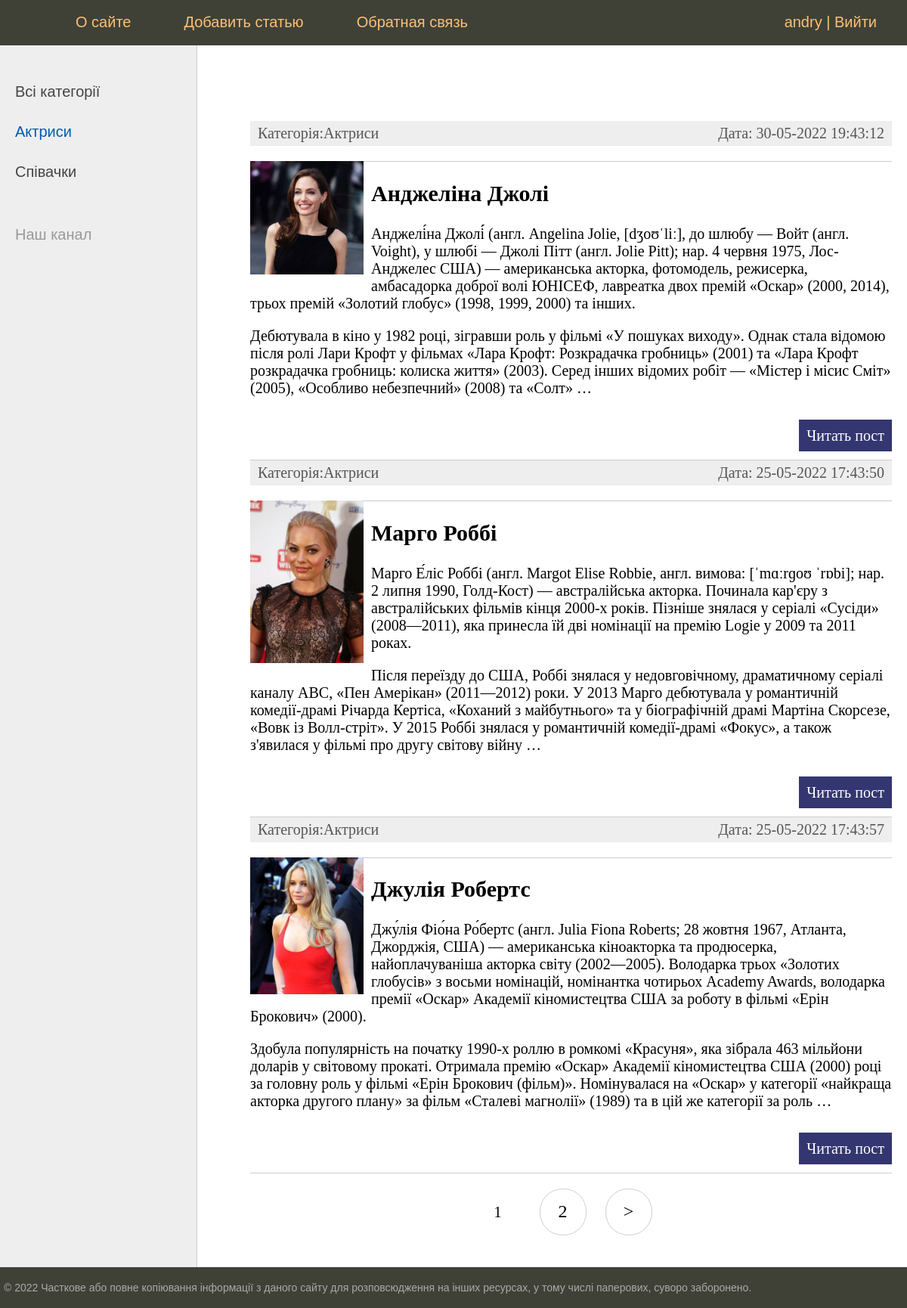
Screenshot of /category/aktrycy/ (signed in) with the database file from the repository.
### women/models.py (models this page shows, shortened)
class Category(models.Model):
     name = models.CharField(max_length=100, db_index=True, verbose_name = 'Категорія')
     slug = models.SlugField(max_length=255, unique=True, db_index=True, verbose_name='URL', null=True)
     def __str__(self):
         return self.name
     def get_absolute_url(self):
         return reverse('category', kwargs={'cat_slug': self.slug})
     class Meta:
        verbose_name = 'Категорія'
        verbose_name_plural = 'Категорії'
        ordering = ['id']

class Women(models.Model):
    title = models.CharField(max_length=100, verbose_name='Заговолок')
    slug = models.SlugField(max_length=255, unique=True, db_index=True, verbose_name="URL")
    content = models.TextField(blank=True, verbose_name='Зміст')
    photo = models.ImageField(upload_to='photos/%Y/%m/%d/')
    time_create = models.DateTimeField(auto_now_add=True)
    time_update = models.DateTimeField(auto_now=True)
    is_published = models.BooleanField(default=True, verbose_name='Опубліковано')
    cat = models.ForeignKey('Category', on_delete=models.PROTECT, null=True, verbose_name='Категорія')
    def get_absolute_url(self):
        return reverse('post', kwargs={'post_slug': self.slug})
    class Meta:
        verbose_name = 'Відомі жінки'
        verbose_name_plural = 'Відомі жінки'
        ordering = ['time_create', 'title']

### women/views.py (the view)
# urls.py: path('category/<slug:cat_slug>/', WomenCategory.as_view(), name='category')
class WomenCategory(DataMixin, ListView):
    paginate_by = 3
    model = Women
    template_name = 'women/index.html'
    context_object_name = 'posts'
    allow_empty = False
    def get_queryset(self):
        return Women.objects.filter(cat__slug=self.kwargs['cat_slug'], is_published=True).select_related('cat')
    def get_context_data(self, *, object_list=None, **kwargs):
        context = super().get_context_data(**kwargs)
        c = Category.objects.get(slug=self.kwargs['cat_slug'])
        c_def = self.get_user_context(title='Категория - ' + str(c.name),
                                      cat_selected=c.pk)
        return dict(list(context.items()) + list(c_def.items()))

### women/utils.py (called while the page is built)
    def get_user_context(self, **kwargs):
        context = kwargs
        cats = cache.get('cats')
        if not cats:
            cats = Category.objects.annotate(Count('women'))
            cache.set('cats', cats, 60)
        user_menu = menu.copy()
        if not self.request.user.is_authenticated:
            user_menu.pop(1)
        context['menu'] = user_menu
        context['cats'] = cats
        if 'cat_selected' not in context:
            context['cat_selected'] = 0
        return context

### women/templates/women/index.html (shortened to what this page needs)
{% extends 'women/base.html' %}
{% block content %}
<ul class="list-articles">
	{% for p in posts %}
    <li><div class="article-panel">
        <p class="first">Категорія:{{ p.cat }}</p>
        <p class="last">Дата: {{ p.time_update|date:"d-m-Y H:i:s" }}</p>
    </div>
    {% if p.photo %}
        <p><img class="img-article-left thumb" src="{{ p.photo.url }}"></p>
    {% endif %}
			<li><h2>{{p.title}}</h2>
	{% autoescape on %}
	{{ p.content|linebreaks|truncatewords:100 }}
	{% endautoescape %}
			<p class="link-read-post"><a href="{{ p.get_absolute_url }}">Читать пост</a></p>
			</li>
	{% endfor %}
</ul>
{% endblock %}

### women/templates/women/base.html (shortened to what this page needs)
{% load static %}
{% load women_tags %}
<!DOCTYPE html>
<html>
<head>
	<link type="text/css" href="{% static 'women/css/styles.css' %}" rel="stylesheet" />
</head>
<body>
<table class="table-page" border=0 cellpadding="0" cellspacing="0">
<tr><td valign=top>
		<div class="header">
			<ul id="mainmenu" class="mainmenu">
			<li class="logo"><a href="{% url 'home' %}"><div class="logo"></div></a></li>
{% for m in menu %}
			<li><a href="{% url m.url_name %}">{{m.title}}</a></li>
{% endfor %}
            {% if request.user.is_authenticated %}
            <li class="last">{{ user.username }} | <a href="{% url 'logout'  %}">Вийти</a></li>
            {% else %}
				<li class="last"><a href="{% url 'register' %}">Регистрація</a> | <a href="{% url 'login' %}">Увійти</a></li>
            {% endif     %}
			</ul>
		</div>
<table class="table-content" border=0 cellpadding="0" cellspacing="0">
<tr>
{% load cache %}
	<td valign="top" class="left-chapters">
	<ul id="leftchapters">
    {% cache 60 sidebar %}
    {% if cat_selected == 0 %}
		<li class="selected">Всі категорії</li>
    {% else %}
        <li><a href="{% url 'home' %}">Всі категорії</a><li>
    {% endif %}
    {% for c in cats %}
        {% if c.women__count > 0 %}
    {% if c.pk == cat_selected %}
    <li class="selected">{{ c.name }}</li>
    {% else %}
       <li><a href="{{c.get_absolute_url}}">{{c.name}}</a></li>
        {% endif %}
        {% endif %}
    {% endfor %}
    {% endcache %}
    <li class="share">
		<p>Наш канал</p>
		<a class="share-yt" href="https://www.youtube.com/channel/UClJzWfGWuGJL2t-3dYKcHTA/playlists" target="_blank" rel="nofollow"></a>
		</li>
	</ul>
</td>
<td valign="top" class="content">
	<div class="content-text">
{% block content %}
{% endblock %}
    {% if page_obj.has_other_pages %}
<nav class="list-pages">
    <ul>
        {% for p in paginator.page_range %}
		{% if page_obj.number == p %}
        <li class="page-num page-num-selected">{{ p }}</li>
		{% elif p >= page_obj.number|add:-2 and p <= page_obj.number|add:2  %}
        <li class="page-num">
            <a href="?page={{ p }}">{{ p }}</a>
        </li>
		{% endif %}
        {% endfor %}
{% if page_obj.has_next %}
<li class="page-num">
	<a href="?page={{ page_obj.next_page_number }}">&gt;</a>
</li>
{% endif %}
    </ul>
</nav>
{% endif %}
	</div>
</td></tr></table>
</td></tr>
<tr><td valign=top>
	<div id="footer">
		<p>&copy; 2022 Часткове або повне копіювання інформації з даного сайту для розповсюдження на інших ресурсах, у тому числі паперових, суворо заборонено.</p>
	</div>
</td></tr></table>
</body>
</html>

### women/static/women/css/styles.css (style rules this page uses)
html, body { font-family: 'Arial'; margin: 0; padding: 0; height: 100%; width: 100%; color: #444; }
a { color: #0059b2; text-decoration: none; }
img { max-width: 600px; height: auto; }
img.img-article-left { max-width: 300px; height: auto; float: left; padding: 0 10px 10px 0; }
img.img-article-left.thumb { max-width: 150px; height: auto; }
p.link-read-post { text-align: right; }
p.link-read-post a { padding: 10px; min-width: 100px; background: #333671; color: #fff; text-decoration: none; }
div.article-panel { background: #eee; padding: 5px 10px 5px 10px; box-sizing border-box; overflow: hidden; color: #555; }
div.article-panel p.first { margin: 0; float: left; }
div.article-panel p.last { margin: 0; float: right; }
ul.list-articles { list-style: none; margin: 0; padding: 0; }
ul.list-articles li { border-bottom: 1px solid #ccc; }
.table-page { width: 100%; height: 100%; vertical-align: top; }
.table-page tr { height: 100%; }
.header { background: #3F4137; height: 60px; }
.logo { background: url('../images/logo.png') no-repeat 10px 5px; width: 70px; height: 60px; }
ul.mainmenu { list-style: none; margin: 0; padding: 0; height: 60px; color: #fdc073; font-size: 20px; overflow: hidden; }
ul.mainmenu li { float: left; margin: 18px 40px 0 30px; }
ul.mainmenu li.logo { margin: 0; }
ul.mainmenu li.last { float: right; }
ul.mainmenu li a { color: #fdc073; text-decoration: none; }
.table-content { width: 100%; min-height: 100%; height: 100%; }
.left-chapters { margin: 0; background: #eee; border-right: 1px solid #ccc; min-height: 100%; }
.left-chapters ul { width: 230px; min-height: 100%; margin: 0; padding: 20px 10px 10px 20px; list-style: none; font-size: 20px; }
.left-chapters ul li { margin: 30px 0 0 0; color: #999; }
.left-chapters ul li.selected { color: #0059b2; }
.left-chapters ul li a { color: #444; text-decoration: none; }
.left-chapters ul li.share { margin: 60px 0 0 0; }
.left-chapters ul li.share p { margin: 30px 0 30px 0; }
.left-chapters ul li.share a { display: inline-block; width: 40px; height: 40px; margin: 0 20px 0 0; }
.left-chapters ul li.share a.share-yt { width: 100%; height: 30px; background: url('../images/share_yt.png') no-repeat 0 0 }
.content { padding: 40px 20px 20px 40px; width: 100%; box-sizing: border-box; }
.content-text { margin: 60px 0 0 30px; color: #000; font-size: 20px; font-family: Yandex Sans Display Light; }
#footer { box-sizing: border-box; background: #3F4137; padding: 5px; color: #aaa; font-size: 14px; font-family: Verdana, Geneva, Arial, Helvetica; text-align: left; overflow: hidden; }
.list-pages { text-align: center; margin: 0 0 20px 0; }
.list-pages ul { margin: 20px 0 0 0; padding: 0; list-style: none; }
.list-pages ul li { display: inline-block; margin: 0 20px 0 0; }
.list-pages a { color: #000; font-size: 24px; text-decoration: none; }
.list-pages .page-num, .page-num-selected { display: inline-block; width: 60px; height: 44px; padding: 16px 0 0 0; border: 1px solid #d0d0d0; border-radius: 30px; }
.list-pages .page-num-selected { border: none; color: #000; font-size: 20px; }

### rows the page displays
Category: name "Актриси"
Category: name "Співачки"
Women: cat "Актриси", time_update "30-05-2022 19:43:12", photo (picture), title "Анджеліна Джолі", content "Анджелі́на Джолі́́ (англ. Angelina Jolie, [dʒoʊˈliː], до шлюбу — Войт (англ. Voight), у шлюбі — Джолі Пітт (англ. Jolie Pitt); нар. 4 червня 1975, Лос-Анджелес США) — американська акторка, фотомодель, режисерка, амбасадорка доброї волі ЮНІСЕФ, лавреатка двох премій «Оскар» (2000, 2014), трьох премій «Золотий глобус» (1998, 1999, 2000) та інших. Дебютувала в кіно у 1982 році, зігравши роль у фільмі «У пошуках виходу». Однак стала відомою після ролі Лари Крофт у фільмах «Лара Крофт: Розкрадачка гробниць» (2001) та «Лара Крофт розкрадачка гробниць: колиска життя» (2003). Серед інших відомих робіт — «Містер і місис Сміт» (2005), «Особливо небезпечний» (2008) та «Солт» …"
Women: cat "Актриси", time_update "25-05-2022 17:43:50", photo (picture), title "Марго Роббі", content "Марго Е́ліс Роббі (англ. Margot Elise Robbie, англ. вимова: [ˈmɑːrɡoʊ ˈrɒbi]; нар. 2 липня 1990, Голд-Кост) — австралійська акторка. Починала кар'єру з австралійських фільмів кінця 2000-х років. Пізніше знялася у серіалі «Сусіди» (2008—2011), яка принесла їй дві номінації на премію Logie у 2009 та 2011 роках. Після переїзду до США, Роббі знялася у недовговічному, драматичному серіалі каналу ABC, «Пен Амерікан» (2011—2012) роки. У 2013 Марго дебютувала у романтичній комедії-драмі Річарда Кертіса, «Коханий з майбутнього» та у біографічній драмі Мартіна Скорсезе, «Вовк із Волл-стріт». У 2015 Роббі знялася у романтичній комедії-драмі «Фокус», а також з'явилася у фільмі про другу світову війну …"
Women: cat "Актриси", time_update "25-05-2022 17:43:57", photo (picture), title "Джулія Робертс", content "Джу́лія Фіо́на Ро́бертс (англ. Julia Fiona Roberts; 28 жовтня 1967, Атланта, Джорджія, США) — американська кіноакторка та продюсерка, найоплачуваніша акторка світу (2002—2005). Володарка трьох «Золотих глобусів» з восьми номінацій, номінантка чотирьох Academy Awards, володарка премії «Оскар» Академії кіномистецтва США за роботу в фільмі «Ерін Брокович» (2000). Здобула популярність на початку 1990-х роллю в ромкомі «Красуня», яка зібрала 463 мільйони доларів у світовому прокаті. Отримала премію «Оскар» Академії кіномистецтва США (2000) році за головну роль у фільмі «Ерін Брокович (фільм)». Номінувалася на «Оскар» у категорії «найкраща акторка другого плану» за фільм «Сталеві магнолії» (1989)…"

### other values shown
{{ m.title }} "О сайте" "Добавить статью" "Обратная связь"
{{ user.username }} "andry"
{{ p }} "1"
{{ p }} "2"
